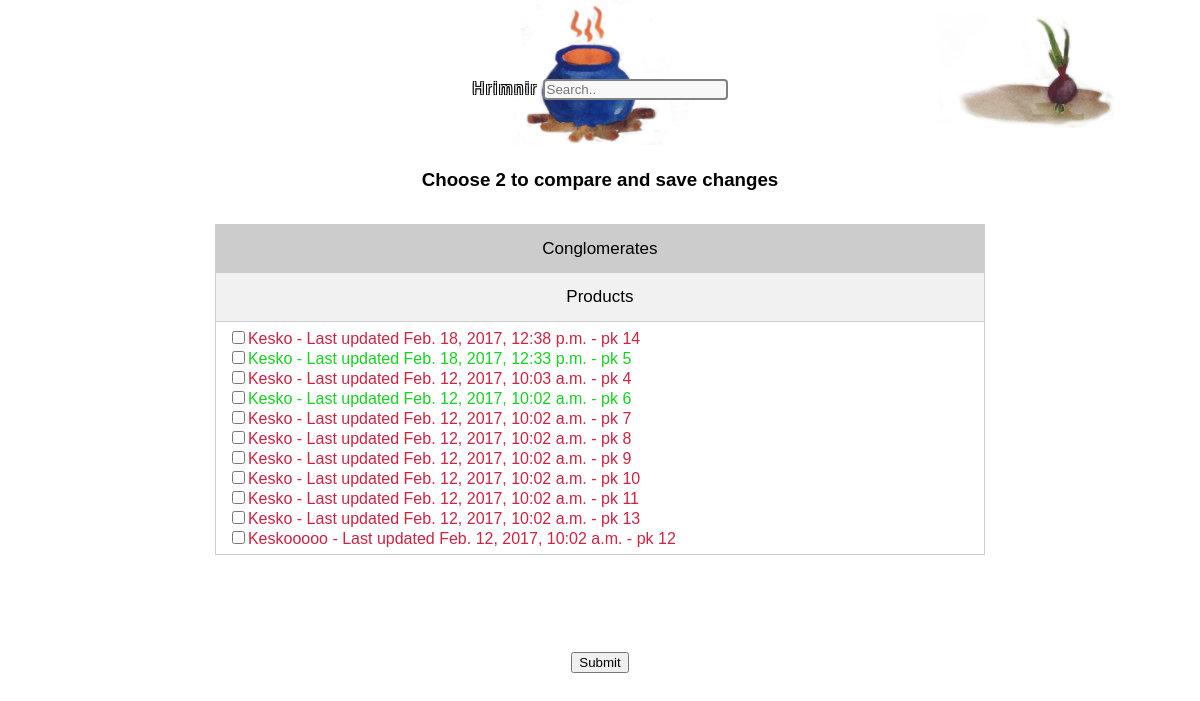
Page /compare_edits/ (signed in) on the earlier database version.
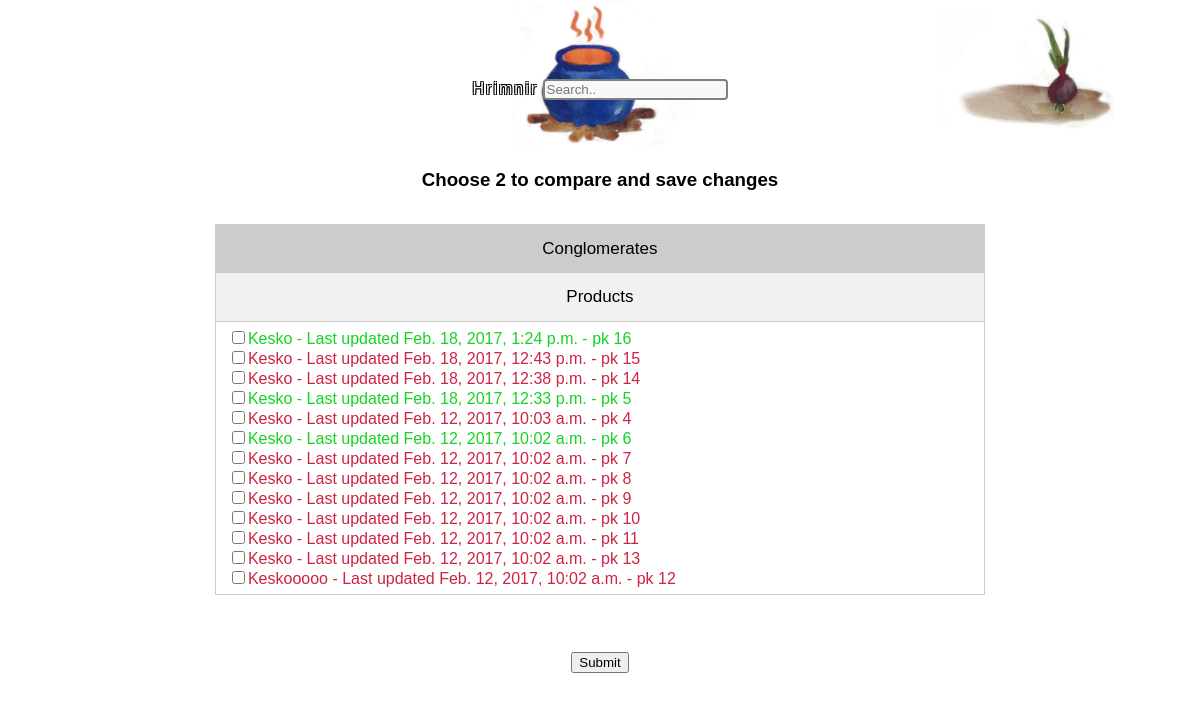
Same page on the later database version.
### thesite/models.py (models this page shows, shortened)
class Conglomerate(models.Model):  # But each Conglomerate can make many products
    name = models.CharField(max_length=100)
    category = models.CharField(max_length=100)
    text = models.CharField(max_length=1000)
    sustainability = models.CharField(max_length=1000, blank=True)
    employees = models.CharField(max_length=1000, blank=True)
    last_updated = models.DateTimeField(default=timezone.now)
    num_stars = models.IntegerField() # out of five
    approved_edit = models.BooleanField(default=False)
    """ Maybe this is useful one day?
    def update(self):
        self.last_updated = timezone.now()
        self.save()
    """
    class Meta:
        ordering = ('name', '-last_updated')
    pass

### thesite/views.py (the view, shortened to what this page needs)
# urls.py: url(r'^compare_edits/', views.compare_edits, name='compare_edits'),
@login_required
def compare_edits(request):
    data = { 'products': Product.objects.all(), 'conglomerates': Conglomerate.objects.all(),'info' : [],
             'message_0': "Nothing choosen", 'message_1': "", 'message_type': "", 'style': "", 'l_left': "", 'l_right': "",
             'zipped': "", 'zipped_repeat': ""}
    return render(request, 'thesite/compare_edits.html', data)

### thesite/templates/thesite/compare_edits.html (shortened to what this page needs)
{% extends 'thesite/index.html' %}
{% block content %}
<div class="spacer"></div>
<h3 class="centered">Choose 2 to compare and save changes</h3>
<form action="" method="POST">
<div>
    <div class="col-2"></div>
    <div class="col-8">
            <div class="tab">
              <a href="javascript:void(0)" class="tablinks" id="defaultOpen" onclick="openCity(event, 'Conglomerate');">
                <div class="centered">Conglomerates</div>
              </a>
              <a href="javascript:void(0)" class="tablinks" onclick="openCity(event, 'Product');">
                <div class="centered">Products</div>
              </a>
            </div>
          <div class="scroll-box-medium">
            <div id="Conglomerate" class="tabcontent approval" style="display:none">
                  <ul>
                      {% for c in conglomerates %}
                      <li {% if not c.approved_edit %} style="color: #ce2342" {% endif %}>
                        <input type="checkbox" name="checkbox" value="{{ c.pk }}"
                        {% if c.pk in info and message_type == 'conglomerate' %}checked{% endif %}>{{ c.name }} - Last updated {{ c.last_updated }} - pk {{ c.pk }}
                      </li>
                      {% endfor %}
                  </ul>
            </div>
          </div>
    </div>
    <div class="col-2"></div>
</div>
<div class="col-12 centered">
  <button type="submit" name="action_1" value="checkboxes">Submit</button>
</div>
{% endblock %}

Differences in the rows shown:
added Conglomerate: name "Kesko", last_updated "Feb. 18, 2017, 1:24 p.m.", pk "16", approved_edit True (drawn)
added Conglomerate: name "Kesko", last_updated "Feb. 18, 2017, 12:43 p.m.", pk "15"
